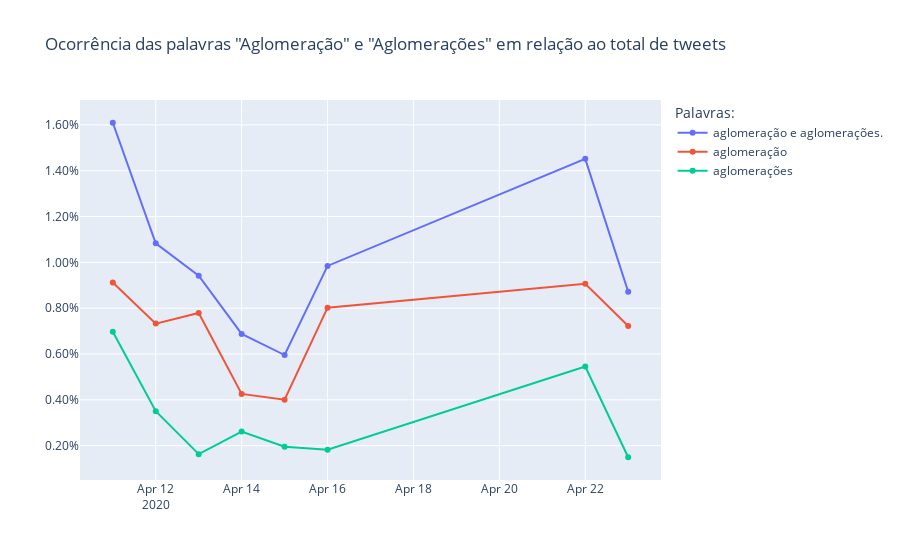

The code cell stored with this chart in its notebook:
### Markdown cell above
# "Aglomeração", "Aglomerações"

### Code cell
plotgraph(['aglomeração', 'aglomerações'])

### Figure 1 — Plotly figure (JSON) as saved in the notebook; plotly's stock layout.template omitted (floating-point values rounded to 4 significant figures)
{"data": [{"name": "aglomeração e aglomerações.", "type": "scatter", "x": ["2020-04-11", "2020-04-12", "2020-04-13", "2020-04-14", "2020-04-15", "2020-04-16", "2020-04-22", "2020-04-23"], "y": [0.01609, 0.01083, 0.00942, 0.006878, 0.005956, 0.009845, 0.01452, 0.008717]}, {"name": "aglomeração", "type": "scatter", "x": ["2020-04-11", "2020-04-12", "2020-04-13", "2020-04-14", "2020-04-15", "2020-04-16", "2020-04-22", "2020-04-23"], "y": [0.00912, 0.007327, 0.007789, 0.00426, 0.004004, 0.008022, 0.009064, 0.007223]}, {"name": "aglomerações", "type": "scatter", "x": ["2020-04-11", "2020-04-12", "2020-04-13", "2020-04-14", "2020-04-15", "2020-04-16", "2020-04-22", "2020-04-23"], "y": [0.006974, 0.003504, 0.00163, 0.002618, 0.001952, 0.001823, 0.005455, 0.001494]}], "layout": {"autosize": true, "legend": {"title": {"text": "Palavras:"}}, "title": {"text": "Ocorrência das palavras \"Aglomeração\" e \"Aglomerações\" em relação ao total de tweets"}, "xaxis": {"autorange": true, "range": ["2020-04-10 06:36:01.5115", "2020-04-23 17:23:58.4885"], "type": "date"}, "yaxis": {"autorange": true, "range": [0.000425, 0.01716], "tickformat": ",.2%", "type": "linear"}}}
